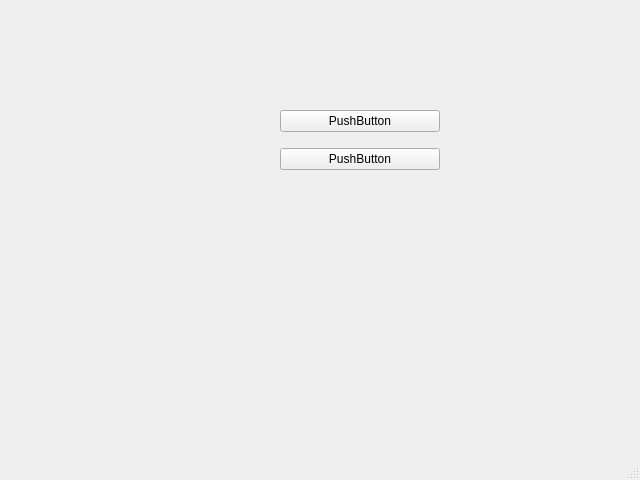
<?xml version="1.0" encoding="UTF-8"?>
<ui version="4.0">
 <class>MainWindow</class>
 <widget class="QMainWindow" name="MainWindow">
  <property name="geometry">
   <rect>
    <x>0</x>
    <y>0</y>
    <width>640</width>
    <height>480</height>
   </rect>
  </property>
  <property name="windowTitle">
   <string>MainWindow</string>
  </property>
  <widget class="QWidget" name="centralwidget">
   <widget class="QWidget" name="verticalLayoutWidget">
    <property name="geometry">
     <rect>
      <x>280</x>
      <y>100</y>
      <width>160</width>
      <height>80</height>
     </rect>
    </property>
    <layout class="QVBoxLayout" name="verticalLayout">
     <item>
      <widget class="QPushButton" name="pushButton">
       <property name="text">
        <string>PushButton</string>
       </property>
      </widget>
     </item>
     <item>
      <widget class="QPushButton" name="pushButton_2">
       <property name="text">
        <string>PushButton</string>
       </property>
      </widget>
     </item>
    </layout>
   </widget>
  </widget>
  <widget class="QMenuBar" name="menubar">
   <property name="geometry">
    <rect>
     <x>0</x>
     <y>0</y>
     <width>640</width>
     <height>21</height>
    </rect>
   </property>
  </widget>
  <widget class="QStatusBar" name="statusbar"/>
 </widget>
 <resources/>
 <connections/>
</ui>
